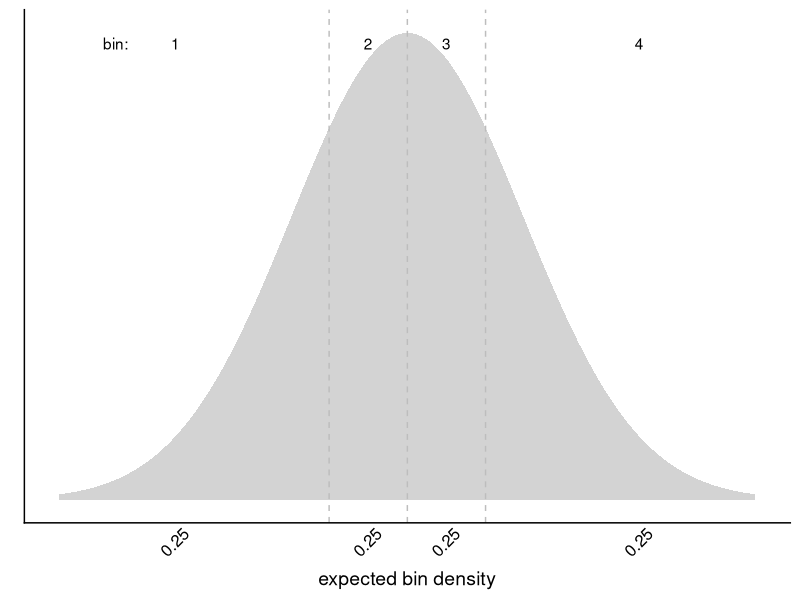

Source code (R): (Note: this script raises an error after producing the figure.)
library('dplyr')
library('ggplot2')
library('tidyr')
library('cowplot')

theme_set(theme_cowplot())

# standard normal discretized
effect_size = 0.8
x = seq(-3, 3, length.out = 1000)
y_null = dnorm(x, 0, 1)
y_effect = dnorm(x, effect_size, 1)
df = data.frame(x, y_null, y_effect)
bin_cutoffs = qnorm(c(0.25, 0.5, 0.75))

bin_labels = data.frame(
  bin_text = c('bin: ', 1:4),
  x = c(-2.5,
    -2,
    bin_cutoffs[1] + (bin_cutoffs[2] - bin_cutoffs[1]) / 2,
    qnorm(0.75) / 2,
    2),
  y = 0.39
)


p = ggplot(df, aes(x, y_null))
p = p + geom_area(fill = 'lightgray')
p = p + geom_vline(xintercept = bin_cutoffs, linetype = 2, color = '#bdbdbd')
p = p + geom_text(aes(x, y, label = bin_text), data = bin_labels)
p = p + xlab('expected bin density')
p = p + ylab(element_blank())
p = p + theme(axis.text.y = element_blank(), axis.ticks.y = element_blank(),
  axis.ticks.x = element_blank(), axis.text.x = element_text(angle = 45, hjust = 0.75))
p = p + scale_x_continuous(breaks = bin_labels$x[-1], labels = c(0.25, 0.25, 0.25, 0.25))
save_plot(p, file = 'img/figure2_null.pdf', base_height = 2, base_width = 3)


effect_density = round(
  pnorm(c(bin_cutoffs, Inf), effect_size) - pnorm(c(-Inf, bin_cutoffs), effect_size),
  2)
p = ggplot(df, aes(x, y_effect))
p = p + geom_area(fill = '#1A85FF')
p = p + geom_vline(xintercept = bin_cutoffs, linetype = 2, color = 'gray')
p = p + geom_text(aes(x, y, label = bin_text), data = bin_labels)
p = p + xlab('expected bin density')
p = p + ylab(element_blank())
p = p + theme(axis.text.y = element_blank(), axis.ticks.y = element_blank(),
  axis.ticks.x = element_blank(), axis.text.x = element_text(angle = 45, hjust = 0.75))
p = p + scale_x_continuous(breaks = bin_labels$x[-1], labels = effect_density)
save_plot(p, file = 'img/figure2_effect.pdf', base_height = 2, base_width = 3)
